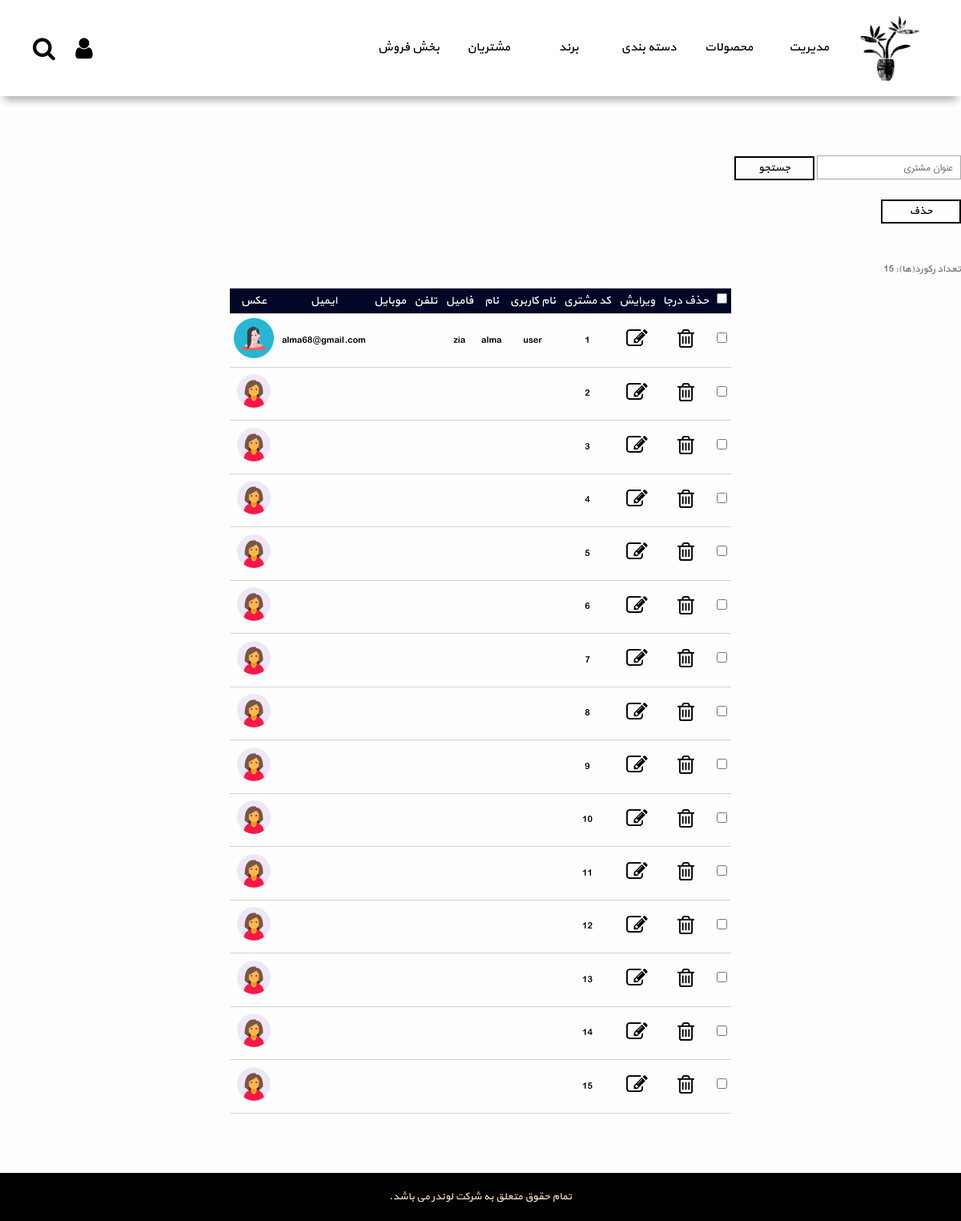
Screenshot of /admin/customer_view.php (signed in) with the database file from the repository.
### tables this page shows
CREATE TABLE IF NOT EXISTS `customers` (
  `customer_id` int(20) NOT NULL,
  `customer_username` varchar(20) NOT NULL,
  `customer_pass` varchar(20) NOT NULL,
  `customer_name` varchar(50) NOT NULL,
  `customer_family` varchar(50) NOT NULL,
  `customer_title` varchar(50) NOT NULL,
  `customer_type` tinyint(1) DEFAULT NULL,
  `customer_company_name` varchar(50) DEFAULT NULL,
  `customer_tel` varchar(20) DEFAULT NULL,
  `customer_mobile` varchar(20) DEFAULT NULL,
  `customer_email` varchar(50) NOT NULL,
  `customer_address` varchar(200) DEFAULT NULL,
  `customer_postal_code` varchar(15) DEFAULT NULL,
  `customer_sex` tinyint(1) DEFAULT '2',
  `customer_pic` varchar(50) DEFAULT 'default_customer.png',
  `customer_is_guest` tinyint(1) NOT NULL
);

### admin/customer_view.php (the view, shortened to what this page needs)
<!doctype html>
<?php
require_once('../include/connect.php');
$sql = "SELECT * FROM customers";
$stmt = $con->query($sql);
$rowCount = $stmt->rowCount();
?>
<html lang="fa">
<head>
</head>
<body>
<?php require_once("header.php"); ?>
<div class="container">
    <br/>
    <div>
        <form name="search-form" action="<?php echo htmlspecialchars($_SERVER['PHP_SELF']); ?>" method="post">
            <input type="search" name="search" id="search" placeholder="عنوان مشتری">
            <input type="submit" value="جستجو">
        </form>
    </div>
    <br>
    <div>
        <form id="delete-checkbox-form" name="delete-checkbox-form"
              action="<?php echo htmlspecialchars($_SERVER['PHP_SELF']); ?>" method="post">
            <input id="delete-sub" name="delete-sub" type="submit" value="حذف">
        </form>
    </div>
    <br/>
    <table id="table-list">
        <tr>
            <td><input type="checkbox" onchange="checkAll(this)" name="delete-checkbox[]"/></td>
            <td>حذف درجا</td>
            <td>ویرایش</td>
            <td>کد مشتری</td>
            <td>نام کاربری</td>
            <td>نام</td>
            <td>فامیل</td>
            <td>تلفن</td>
            <td>موبایل</td>
            <td>ایمیل</td>
            <td>عکس</td>
        </tr>
        <?php
        echo '<br><div class="info">تعداد رکورد(ها): ' . $rowCount . '</div>';
        while ($row = $stmt->fetchObject()) {
            echo '<tr>';
            echo '<td><input form="delete-checkbox-form" type="checkbox" name="delete-checkbox[]" value="' . $row->customer_id . '" /></td>';
            echo '<td><button  class="little-image" form="delete-checkbox-form" name="delete-field" value="' . $row->customer_id . '"><i class=" table-icon color-light-blue ">&#xf014;</i></button></td>';
            echo '<td><button  class="little-image" form="edit-form" name="edit-field" value="' . $row->customer_id . '"><i class="table-icon color-light-blue ">&#xf044;</i></button></td>';
            echo '<a>';
            echo '<td>' . $row->customer_id . '</td>';
            echo '<td>' . $row->customer_username . '</td>';
            echo '<td>' . $row->customer_name . '</td>';
            echo '<td>' . $row->customer_family . '</td>';
            echo '<td>' . $row->customer_tel . '</td>';
            echo '<td>' . $row->customer_mobile . '</td>';
            echo '<td>' . $row->customer_email . '</td>';
            echo '<td>' . '<img src="../photo/customer/' . $row->customer_pic . '">' . '</td>';
            echo '</a>';
        }
        echo '</table>';
        echo '</div>';
        ?>
        <?php require_once('footer.php'); ?>
</body>
</html>

### template/template1/css/admin_main.css (style rules this page uses)
* { margin: 0; padding: 0; font-family: 'yekan'; color: rgba(12, 19, 42, 0.71); }
html { direction: rtl; }
body { background-color: #fefefe; }
img { border: none; }
a { text-decoration: none; color: #0781c1; }
.info { color: #6e6e6e; font-size: 12px; }
.table-icon { font: normal normal normal 14px/1 FontAwesome; color: black; font-size: 2em; }
.little-image { width: 40px; height: 40px; }
button { border: none; background-color: transparent; cursor: pointer; }
.container { width: 1200px; margin: 50px auto 60px auto; overflow: auto; }
.right-children div, img, p { float: right; height: 100px; }
.left-children div, img, p { float: right; height: 100px; }

### template/template1/css/table.css (style rules this page uses)
table { border-spacing: 4px; border-collapse: collapse; margin: 15px auto; }
table > tbody > tr:first-child > td { font-size: 14px; background-color: #000625; color: white; }
td { padding: 5px; font-size: 12px; text-align: center; font-family: 'yekan'; color: black; border-bottom: 1px solid #d2d2d2; }
a { cursor: pointer; }

### template/template1/css/list.css (style rules this page uses)
input[type=submit] { box-sizing: border-box; cursor: pointer; text-shadow: 0 1px 0 #fff; border: 2px solid black; transition: all 0.4s ease; width: 100px; height: 30px; background: none; color: black; }
input[type=search], input[type=text] { width: 180px; height: 30px; font-size: 15px; border: none; box-shadow: 0px 0px 0px 1px #aaa inset; padding: 5px 10px; box-sizing: border-box; font-family: iran_sans; }
td > img { width: 50px; height: 50px; object-fit: cover; float: none; }

### rows the page displays
customers: customer_id "1", customer_username "user", customer_name "alma", customer_family "zia", customer_email "alma68@gmail.com", customer_pic (picture)
customers: customer_id "2", customer_pic (placeholder picture)
customers: customer_id "3", customer_pic (placeholder picture)
customers: customer_id "4", customer_pic (placeholder picture)
customers: customer_id "5", customer_pic (placeholder picture)
customers: customer_id "6", customer_pic (placeholder picture)
customers: customer_id "7", customer_pic (placeholder picture)
customers: customer_id "8", customer_pic (placeholder picture)
customers: customer_id "9", customer_pic (placeholder picture)
customers: customer_id "10", customer_pic (placeholder picture)
customers: customer_id "11", customer_pic (placeholder picture)
customers: customer_id "12", customer_pic (placeholder picture)
customers: customer_id "13", customer_pic (placeholder picture)
customers: customer_id "14", customer_pic (placeholder picture)
customers: customer_id "15", customer_pic (placeholder picture)

### other values shown
$rowCount "15"
